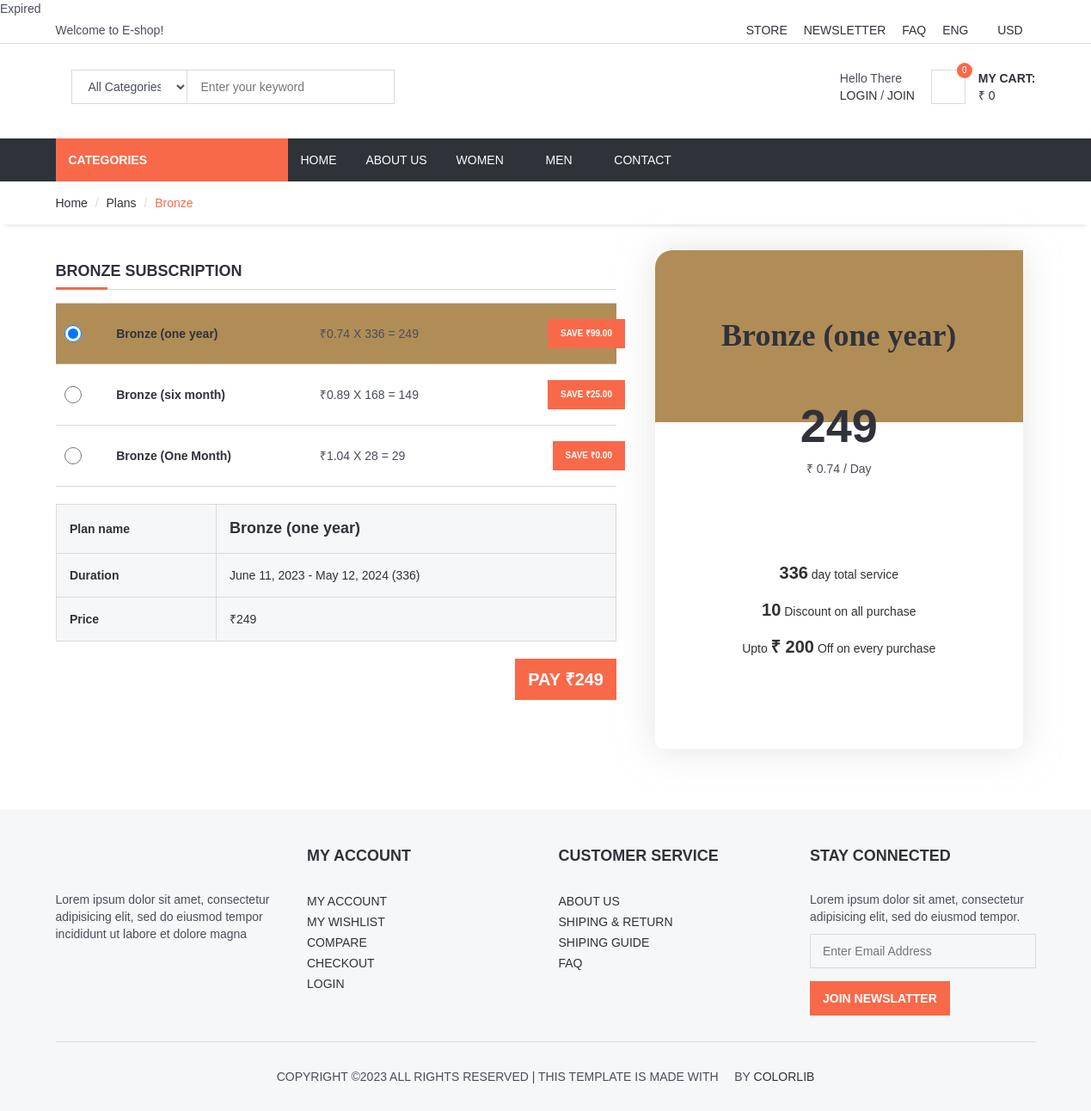
Page /offer/plans/bronze/bronze-12-month on the committed database.
### offer/models.py (models this page shows, shortened)
class Subscription(models.Model):
    title = models.CharField(max_length=100)
    rank = models.IntegerField(validators=[MinValueValidator(1)])
    detail= RichTextUploadingField()
    create_at=models.DateTimeField(auto_now_add=True)
    color_code = models.CharField(max_length=10, blank=True, null=True)
    slug = models.SlugField(null=False, unique=True)

class Subscription_Duration(models.Model):
    subscription = models.ForeignKey(Subscription, on_delete=models.CASCADE)
    title = models.CharField(max_length=100)
    duration = models.IntegerField(validators=[MinValueValidator(1), MaxValueValidator(100000)])
    detail= models.CharField(max_length=200)
    create_at = models.DateTimeField(auto_now_add=True)
    percentage = models.IntegerField(validators=[MinValueValidator(0), MaxValueValidator(100)])
    limit_amount = models.IntegerField()
    price = models.IntegerField(validators=[MinValueValidator(0), MaxValueValidator(100000)])
    count = models.IntegerField(validators=[MinValueValidator(1), MaxValueValidator(100000)], default=999)
    slug = models.SlugField(null=False, unique=True)
    def __str__(self):
        return self.title

### user/models.py (models this page shows, shortened)
class Subscriber(models.Model):
    STATUS = (
        ('Active', 'Active'),
        ('Expired', 'Expired'),
        ('Cancelled', 'Cancelled'),
        ('Failed', 'Failed'),
    )
    user = models.ForeignKey(User, on_delete=models.CASCADE)
    subcription = models.ForeignKey(Subscription_Duration, on_delete=models.CASCADE)
    start = models.DateTimeField(blank=True, default=datetime.now)
    code = models.CharField(max_length=10, editable=False)
    status = models.CharField(max_length=10, choices=STATUS, default='Failed')
    ip = models.CharField(blank=True, max_length=20)
    adminnote = models.CharField(blank=True, max_length=100)
    paid = models.BooleanField(default=False)
    TXNAMOUNT = models.CharField(blank=True, max_length=50)
    TXNID = models.CharField(blank=True, max_length=150)
    TXNDATE = models.CharField(blank=True, max_length=150)
    GATEWAYNAME = models.CharField(blank=True, max_length=150)
    BANKTXNID = models.CharField(blank=True, max_length=150)
    BANKNAME = models.CharField(blank=True, max_length=150)
    userEnds = models.DateTimeField(auto_now=True)

### offer/views.py (the view)
# urls.py: path('plans/<str:plan>/<str:slug>', views.individualplan, name='individualplan'),
def individualplan(request, plan, slug):
    current_user = request.user
    plans = Subscription.objects.get(slug = plan)
    selectplanId = plans.id
    planDuration = Subscription_Duration.objects.filter(subscription_id = selectplanId).order_by('-duration')
    select_planDuration = Subscription_Duration.objects.get(slug = slug)
    lowestDayPrice = Subscription_Duration.objects.filter(subscription_id = selectplanId).order_by('price')[0].price
    lowestDay = Subscription_Duration.objects.filter(subscription_id=selectplanId).order_by('duration')[0].duration
    highestPricePerDay = float(lowestDayPrice / lowestDay)
    print(highestPricePerDay)
    from django.utils import timezone
    now_aware = timezone.now()
    end_aware = (now_aware + timedelta(days=select_planDuration.duration)).date()
    now_aware = timezone.now().date()
    try:
        activePlan = Subscriber.objects.filter(user_id=request.user.id, status='Active')[0]
        starttime_aware = activePlan.start
        tz_info = starttime_aware.tzinfo
        s_id = activePlan.subcription_id
        plan_info = Subscription_Duration.objects.get(id=s_id)
        totalDuration = plan_info.duration
        activePlan_price = plan_info.price
        startdate = activePlan.start.date()
        enddate = (starttime_aware + timedelta(days=totalDuration)).date()
        planChange_fine = Fine.objects.get(slug='plan-change').amount
        from django.utils import timezone
        now_aware = timezone.now().date()
        diff = (enddate - now_aware)
        daysRemaining = diff.days
        if (daysRemaining > 0):
            moneyRemaining = daysRemaining * (activePlan_price / totalDuration) - (
                    planChange_fine * daysRemaining / totalDuration)
            moneyRemaining = int(float(moneyRemaining))
            usage_charge = int(planChange_fine * daysRemaining / totalDuration)
        else:
            moneyRemaining = 0
            usage_charge = 0
        subscriber = Subscriber.objects.filter(user_id=current_user.id, status='Active', paid=True).order_by('-start')[0]
        current_plan_durationid = subscriber.subcription_id  # say id of bronze (1 month)
        print(current_plan_durationid)
        current_planid = Subscription_Duration.objects.get(id=current_plan_durationid).subscription_id
        print(current_planid)
        current_planrank = Subscription.objects.get(id=current_planid).rank
        current_planprice = Subscription_Duration.objects.get(id=current_plan_durationid).price
        current_planname = Subscription_Duration.objects.get(id=current_plan_durationid).title
        print(current_planrank)
        print(current_planprice)
        context = {'plans': plans, 'planDuration': planDuration, 'subscriber': subscriber,
                   'current_planrank': current_planrank, 'highestPricePerDay':highestPricePerDay,
                   'select_planDuration': select_planDuration, 'now_aware': now_aware, 'end_aware': end_aware,
                   'current_planprice': current_planprice,
                   'startdate': startdate, 'enddate': enddate, 'daysRemaining': daysRemaining,
                   'moneyRemaining': moneyRemaining, 'current_planname': current_planname,
                   'usage_charge': usage_charge, 'activePlan_price': activePlan_price, 'totalDuration': totalDuration,
                   'diff': diff, }
    except:
        context = {'plans': plans, 'planDuration': planDuration, 'highestPricePerDay':highestPricePerDay,
                   'select_planDuration': select_planDuration, 'now_aware': now_aware, 'end_aware': end_aware,}
    return render(request, 'individualPlan.html', context)

### home/templatetags/myapptags.py (called while the page is built, shortened)
@register.simple_tag
def categorylist():
    return Category.objects.all()

@register.simple_tag
def shopcartcount(userid):
    count = ShopCart.objects.filter(user_id=userid).count()
    return count

@register.simple_tag
def shopcartAmount(userid):
    totalamount = 0
    userShopCart = ShopCart.objects.filter(user_id=userid)
    return totalamount

@register.simple_tag
def shopcartItems(userid):
    userShopCart = ShopCart.objects.filter(user_id=userid)
    return userShopCart

@register.simple_tag
def check_productDiscount_expiry(request):
    discounts = ProductDiscount.objects.filter()
    return discounts

@register.simple_tag
def cashBackRecieved(): #byCoupon
    userOrders = Order.objects.filter(status='Completed', cashBackIssuedStatus=False)
    for everyuserOrder in userOrders:
        cashBack = everyuserOrder.cashBackIssued

### offer/templates/individualPlan.html (shortened to what this page needs)
{% extends 'homebase.html' %}
{% block sidebar %} {% include 'sidebar.html' %} {% endblock %}
{% block body %}
{% load mathfilters %}
<div id="breadcrumb">
    <div class="container">
        <ul class="breadcrumb">
            <li><a href="/">Home</a></li>
            <li><a href="/offer/plans/">Plans</a></li>
            <li class="active">{{ plans.title }}</li>
        </ul>
    </div>
</div>
<div class="section">
    <div class="container">
        <div class="row">
                <div class="col-md-7">
                    <div class="billing-details">
                        <div class="section-title">
                            <h4 class="title">{{ plans.title }} Subscription</h4>
                        </div>
                        <table class="shopping-cart-table table">
                            {% for r in planDuration %}
                            <tr {% if r.id == select_planDuration.id %} style="background-color:{{ plans.color_code }}" {% endif %}>
                                <td class="text-left">
                                    <input type="radio" onclick="javascript:window.location.href='/offer/plans/{{ plans.slug }}/{{ r.slug }}'; return false;"
                                           name="timeoptions{{r.id}}" id="radio{{r.id}}"  {% if r.id == select_planDuration.id %} checked {% endif %}>
                                </td>
                                <td class="text-left">
                                    <a href="/offer/plans/{{ plans.slug }}/{{ r.slug }}">
                                        <strong> {{ r.title }}</strong>
                                    </a>
                                </td>
                                <td class="text-left">₹{{ r.price|div:r.duration|floatformat:"2" }} X {{ r.duration }} =
                                    {{ r.price }}</td>
                                <td class="text-left">
                                    {% if not subscriber %}
                                    <a class="primary-btn pull-right" href="/offer/plans/{{ plans.slug }}/{{ r.slug }}" style="font-size:10px; text-align:center; margin-right:-10px;">
                                        Save ₹{{ highestPricePerDay|mul:r.duration|sub:r.price|floatformat:"2" }}  </a>
                                    {% endif %}
                                </td>
                            </tr>
                            {% endfor %}
                        </table>
                            <table class="shopping-cart-table table">
                            <tfoot>
                                <tr>
                                    <th>Plan name</th>
                                    <th class="sub-total" colspan="1">{{ select_planDuration }}</th>
                                </tr>
                                <tr>
                                    <th>Duration</th>
                                    <td colspan="1">{{ now_aware }} - {{ end_aware }} ({{ select_planDuration.duration }})</td>
                                </tr>
                                <tr>
                                    <th>Price</th>
                                    <td colspan="1">₹{{ select_planDuration.price }}</td>
                                </tr>
                                </tfoot>
                    </table>
                        {% if subscriber and current_planrank <= plans.rank and current_planprice < select_planDuration.price  %}
                        <form action="/offer/purchaseplan/{{ select_planDuration.id }}" method="post">
                                        {% csrf_token %}
                            <button class="primary-btn pull-right"  style="font-size:20px; text-align:center;">
                                        Pay ₹{{ select_planDuration.price|sub:moneyRemaining|floatformat:"2" }} and Upgrade
                            </button>
                        </form>
                        {% elif not subscriber %}
                        <form action="/offer/purchaseplan/{{ select_planDuration.id }}" method="post">
                            <button class="primary-btn pull-right" style="font-size:20px; text-align:center;">
                                    Pay ₹{{ select_planDuration.price }}
                            </button>
                        </form>
                        {% endif %}
                    </div>
                </div>
                <div class="col-md-5">
                    <div class="col-md-12">
                        <div class="card pricing-card pricing-card-highlighted  pricing-plan-pro">
                                <div style="background-color:{{ plans.color_code }}; height: 200px; display: flex; border-radius:20px 0px 0px 0px;">
                                    <h2 class="col" style="margin: auto; max-width: 750px; font-family:Times New Roman; font-size:36px;">
                                        {% if subscriber and current_planrank <= plans.rank and current_planprice < select_planDuration.price  %}
                                        {{ select_planDuration.title }}<br><p style="font-size: 20px;">Plan Upgrade</p>
                                        {% else %}
                                            {{ select_planDuration.title }}
                                        {% endif %}
                                    </h2>
                                </div>
                                <div class="card-body">
                                     <h2 style=" position: relative; bottom:80px; font-size: 54px;">
                                         {% if subscriber and current_planrank <= plans.rank and current_planprice < select_planDuration.price  %}
                                         <del style="font-size:40px;">₹{{ select_planDuration.price }}</del> ₹{{ select_planDuration.price|sub:moneyRemaining }}
                                        {% else %}
                                         {{ select_planDuration.price }}
                                         {% endif %}
                                     </h2>
                                    <p style=" position: relative; bottom:80px;">₹ {{ select_planDuration.price|div:select_planDuration.duration|floatformat:"2" }} / Day</p>
                                    <ul class="pricing-plan-features">
                                        <li><b style="font-size:20px;">{{ select_planDuration.duration }}</b> day total service</li>
                                        <li><b style="font-size:20px;">{{ select_planDuration.percentage }}</b> Discount on all purchase
                                        </li>
                                        <li>Upto <b style="font-size:20px;">₹ {{ select_planDuration.limit_amount }}</b> Off on every purchase</li>
                                    </ul>
                                </div>
                            </div>
                    </div>
                </div>
        </div>
    </div>
</div>
{% endblock %}

### home/static/css/style.css (style rules this page uses)
body { font-family: 'Hind', sans-serif; color: #4A4E5A; overflow-x: hidden; }
h1, h2, h3, h4, h5, h6 { color: #30323A; margin: 0 0 10px; font-weight: 700; }
strong { color: #30323A; }
ul, ol { margin: 0; padding: 0; list-style: none }
.main-btn, .primary-btn { display: inline-block; padding: 10px 15px; text-transform: uppercase; font-weight: 700; border: none; -webkit-transition: 0.3s all; transition: 0.3s all; }
.primary-btn { color: #FFF; background-color: #F8694A; }
.section { padding-top: 30px; padding-bottom: 30px; }
.section-title { position: relative; margin-bottom: 15px; margin-top: 15px; border-bottom: 1px solid #DADADA; }
.section-title .title { display: inline-block; text-transform: uppercase; }
.section-title:after { content: ""; position: absolute; left: 0; bottom: -1.5px; height: 3px; width: 60px; background-color: #F8694A; }
#breadcrumb { -webkit-box-shadow: 0px 6px 6px -6px rgba(0, 0, 0, 0.175); box-shadow: 0px 6px 6px -6px rgba(0, 0, 0, 0.175); }
.breadcrumb { background-color: transparent; border: none; border-radius: 0px; padding: 15px 0px; margin: 0; }
.breadcrumb>.active { color: #F8694A; }
.breadcrumb>li+li:before { color: #DADADA; }
.shopping-cart-table>tbody>tr>td, .shopping-cart-table>tbody>tr>th, .shopping-cart-table>tfoot>tr>td, .shopping-cart-table>tfoot>tr>th, .shopping-cart-table>thead>tr>td, .shopping-cart-table>thead>tr>th { padding: 15px 0px; vertical-align: middle; border-top: 1px solid #DADADA; }
.shopping-cart-table>tbody>tr:last-child>td { border-bottom: 1px solid #DADADA; }
.shopping-cart-table>tfoot>tr>td, .shopping-cart-table>tfoot>tr>th { color: #30323A; border-top: 0px }
.shopping-cart-table>tfoot>tr>td:not(.empty), .shopping-cart-table>tfoot>tr>th:not(.empty) { padding: 15px; background-color: #F6F7F8; border: 1px solid #DADADA; }
.shopping-cart-table>tfoot>tr>.sub-total { font-size: 18px; }

### home/templates/homebase.html (style rules this page uses)
input[type='radio']:checked { border-color:#F8694A; }
input[type='radio'] { margin:10px; height: 20px; width: 20px; }

### offer/templates/individualPlan.html (style rules this page uses)
body { font-family: 'Karla', sans-serif; }
.pricing-card { border: none; border-radius: 10px; margin-bottom: 40px; text-align: center; -webkit-transition: all 0.6s; transition: all 0.6s; }
.pricing-card.pricing-card-highlighted { box-shadow: 0 2px 40px 0 rgba(205, 205, 205, 0.55); }
.pricing-card .card-body { padding-top: 55px; padding-bottom: 62px; }
.pricing-plan-features { list-style: none; padding-left: 0; font-size: 14px; line-height: 2.14; margin-bottom: 35px; color: #303132; }

### rows in the picture
Subscription: title "Bronze", title "BRONZE"
Subscription_Duration: slug "☑", title "Bronze (one year)", price|div "0.74", duration "336", price "249", duration+price "99.00", percentage "10", limit_amount "200"
Subscription_Duration: title "Bronze (six month)", price|div "0.89", duration "168", price "149", duration+price "25.00"
Subscription_Duration: title "Bronze (One Month)", price|div "1.04", duration "28", price "29", duration+price "0.00"
Subscriber: userEnds "June 11, 2023"

### other values in the picture
{{ sub_dict.subscriptionPeriod }} "Expired"
{{ count }} "0"
{{ totalamount }} "0"
